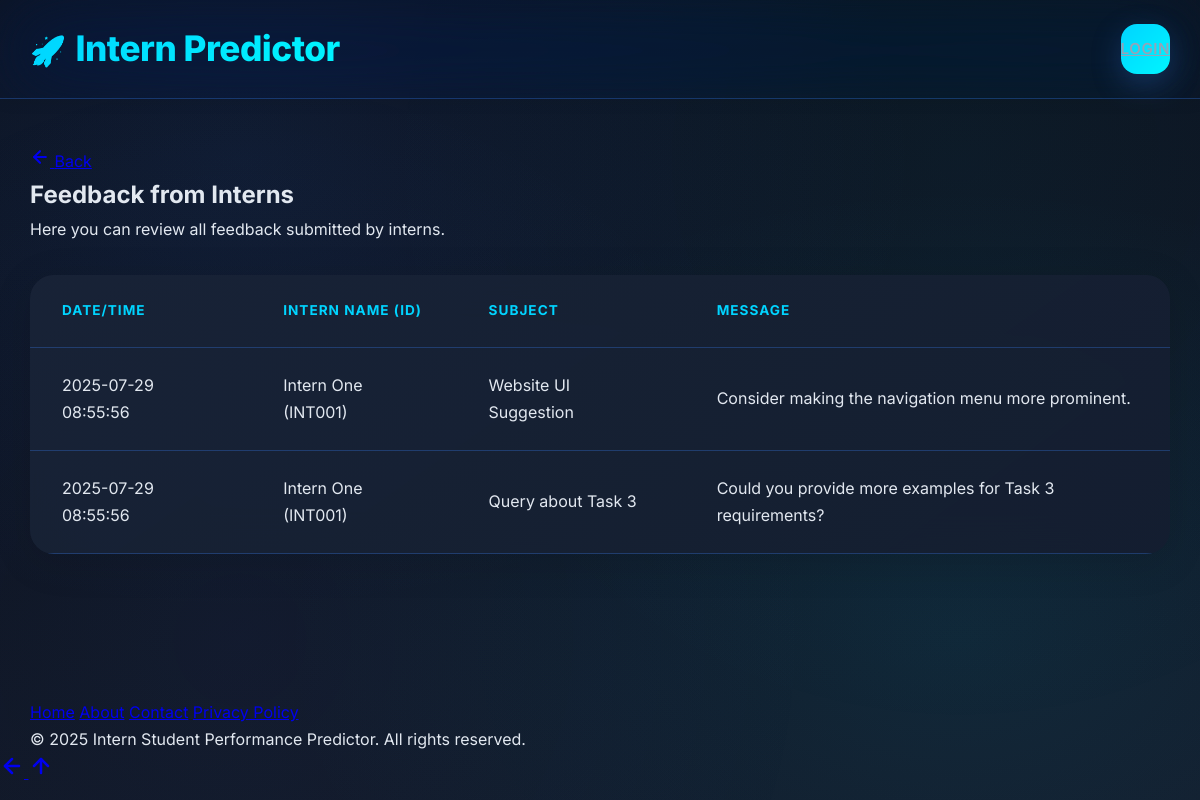
Screenshot of /admin/view-student-feedback (signed in) with the database file from the repository.
### tables this page shows
CREATE TABLE student_feedback_to_admin (
            id INTEGER PRIMARY KEY AUTOINCREMENT,
            student_id INTEGER NOT NULL, -- FK to students.id
            subject TEXT NOT NULL,
            message TEXT NOT NULL,
            timestamp TEXT NOT NULL, -- YYYY-MM-DD HH:MM:SS
            technical_area TEXT, -- New: Technical area for feedback
            urgency_level TEXT, -- New: Urgency level for feedback
            FOREIGN KEY (student_id) REFERENCES students(id)
        );

CREATE TABLE students (
            id INTEGER PRIMARY KEY AUTOINCREMENT,
            unique_student_id TEXT UNIQUE NOT NULL, -- e.g., INT001, for display and internal reference
            name TEXT NOT NULL,
            email TEXT UNIQUE NOT NULL, -- Email should also be unique
            course_id INTEGER,
            user_id INTEGER UNIQUE, -- Link to users table for login, UNIQUE as one user per student
            FOREIGN KEY (course_id) REFERENCES courses(id),
            FOREIGN KEY (user_id) REFERENCES users(id)
        );

### app.py (the view)
@app.route('/admin/view-student-feedback')
def admin_view_student_feedback():
    if not is_admin_logged_in():
        return redirect(url_for('login'))
    conn = sqlite3.connect(DATABASE)
    cursor = conn.cursor()
    cursor.execute('''
        SELECT sf.subject, sf.message, sf.timestamp, s.name AS student_name, s.unique_student_id
        FROM student_feedback_to_admin sf
        JOIN students s ON sf.student_id = s.id
        ORDER BY sf.timestamp DESC
    ''')
    student_feedback_records = cursor.fetchall()
    conn.close()
    return render_template('admin_view_student_feedback.html',
                           username=session['username'],
                           student_feedback_records=student_feedback_records)

### app.py (called while the page is built)
def is_admin_logged_in():
    return 'role' in session and session['role'] == 'admin'

### templates/admin_view_student_feedback.html (shortened to what this page needs)
{% extends "base.html" %}
{% block content %}
    <h2>Feedback from Interns</h2>
    <p>Here you can review all feedback submitted by interns.</p>
    {% if student_feedback_records %}
        <div class="info-section">
            <table>
                <thead>
                    <tr>
                        <th>Date/Time</th>
                        <th>Intern Name (ID)</th>
                        <th>Subject</th>
                        <th>Message</th>
                    </tr>
                </thead>
                <tbody>
                    {% for feedback in student_feedback_records %}
                        <tr>
                            <td>{{ feedback[2] }}</td>
                            <td>{{ feedback[3] }} ({{ feedback[4] }})</td>
                            <td>{{ feedback[0] }}</td>
                            <td>{{ feedback[1] }}</td>
                        </tr>
                    {% endfor %}
                </tbody>
            </table>
        </div>
    {% else %}
        <p>No feedback from interns has been submitted yet.</p>
    {% endif %}
{% endblock %}

### static/css/style.css (style rules this page uses)
:root { --admin-bg-dark: #0a0f1a; --admin-bg-secondary: #141a2a; --admin-card-bg: linear-gradient(145deg, rgba(25, 35, 55, 0.95), rgba(20, 30, 48, 0.98)); --admin-border: rgba(59, 130, 246, 0.3); --admin-text-primary: #e2e8f0; --admin-text-secondary: #94a3b8; --admin-accent: #00d4ff; --admin-accent-hover: #00f5ff; --admin-danger: #ff6b6b; --admin-success: #51cf66; --admin-warning: #ffd43b; --admin-purple: #9d4edd; --intern-bg-light: linear-gradient(135deg, #f8fafc 0%, #f1f5f9 100%); --intern-bg-white: #ffffff; --intern-card-bg: linear-gradient(145deg, #ffffff, #f8fafc); --intern-border: rgba(59, 130, 246, 0.2); --intern-text-primary: #1e293b; --intern-text-secondary: #64748b; --intern-accent: #3b82f6; --intern-accent-hover: #2563eb; --intern-danger: #ef4444; --intern-success: #10b981; --intern-warning: #f59e0b; --intern-purple: #8b5cf6; --font-main: 'Inter', system-ui, -apple-system, sans-serif; --shadow-sm: 0 2px 15px rgba(0, 0, 0, 0.08); --shadow-md: 0 8px 40px rgba(0, 0, 0, 0.12); --shadow-lg: 0 20px 60px rgba(0, 0, 0, 0.18); --shadow-accent: 0 10px 30px rgba(59, 130, 246, 0.25); --border-radius-sm: 8px; --border-radius: 16px; --border-radius-lg: 24px; --border-radius-xl: 32px; --glass-bg: rgba(255, 255, 255, 0.1); --glass-border: rgba(255, 255, 255, 0.2); --glass-shadow: 0 8px 32px rgba(0, 0, 0, 0.1); --ease-bounce: cubic-bezier(0.68, -0.55, 0.265, 1.55); --ease-smooth: cubic-bezier(0.4, 0, 0.2, 1); --ease-power: cubic-bezier(0.87, 0, 0.13, 1); }
body[data-role="admin"] { --bg-main: var(--admin-bg-dark); --bg-secondary: var(--admin-bg-secondary); --card-bg: var(--admin-card-bg); --border-color: var(--admin-border); --text-primary: var(--admin-text-primary); --text-secondary: var(--admin-text-secondary); --accent-primary: var(--admin-accent); --accent-hover: var(--admin-accent-hover); --danger-color: var(--admin-danger); --success-color: var(--admin-success); background: radial-gradient(ellipse at 20% 20%, rgba(59, 130, 246, 0.1) 0%, transparent 50%), radial-gradient(ellipse at 80% 80%, rgba(6, 182, 212, 0.1) 0%, transparent 50%), linear-gradient(165deg, var(--admin-bg-dark) 0%, var(--admin-bg-secondary) 100%); color: var(--admin-text-primary); min-height: 100vh; }
* { margin: 0; padding: 0; box-sizing: border-box; }
html { scroll-behavior: smooth; font-size: 16px; }
body { font-family: var(--font-main); line-height: 1.7; font-weight: 400; background-attachment: fixed; min-height: 100vh; transition: all 0.4s var(--ease-smooth); overflow-x: hidden; }
body::before { content: ''; position: fixed; top: 0; left: 0; width: 100%; height: 100%; background: radial-gradient(circle at 20% 80%, rgba(59, 130, 246, 0.05) 0%, transparent 50%), radial-gradient(circle at 80% 20%, rgba(6, 182, 212, 0.05) 0%, transparent 50%); pointer-events: none; z-index: -1; }
table { width: 100%; border-collapse: separate; border-spacing: 0; margin: 2rem 0; background: var(--card-bg); border-radius: var(--border-radius-lg); overflow: hidden; box-shadow: var(--shadow-md); backdrop-filter: blur(20px); }
th, td { padding: 1.5rem 2rem; text-align: left; border-bottom: 1px solid var(--border-color); transition: all 0.3s var(--ease-smooth); }
th { background: linear-gradient(135deg, rgba(var(--accent-primary), 0.1), rgba(var(--accent-hover), 0.05)); font-weight: 700; color: var(--accent-primary); text-transform: uppercase; font-size: 0.85rem; letter-spacing: 1px; position: relative; }
th::after { content: ''; position: absolute; bottom: 0; left: 0; width: 100%; height: 2px; background: linear-gradient(90deg, var(--accent-primary), var(--accent-hover)); transform: scaleX(0); transition: transform 0.4s var(--ease-smooth); }
tbody tr { transition: all 0.4s var(--ease-smooth); position: relative; }

### rows the page displays
student_feedback_to_admin: timestamp "2025-07-29 08:55:56", name "Intern One", unique_student_id "INT001", subject "Website UI Suggestion", message "Consider making the navigation menu more prominent."
student_feedback_to_admin: timestamp "2025-07-29 08:55:56", name "Intern One", unique_student_id "INT001", subject "Query about Task 3", message "Could you provide more examples for Task 3 requirements?"
